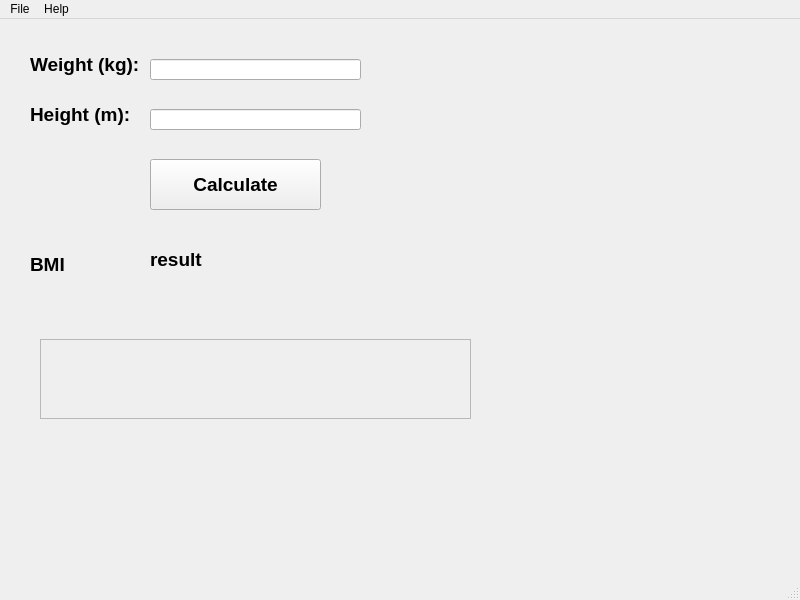
<?xml version="1.0" encoding="UTF-8"?>
<ui version="4.0">
 <class>MainWindow</class>
 <widget class="QMainWindow" name="MainWindow">
  <property name="geometry">
   <rect>
    <x>0</x>
    <y>0</y>
    <width>800</width>
    <height>600</height>
   </rect>
  </property>
  <property name="windowTitle">
   <string>BMI Calculator</string>
  </property>
  <widget class="QWidget" name="centralwidget">
   <widget class="QLabel" name="label">
    <property name="geometry">
     <rect>
      <x>30</x>
      <y>30</y>
      <width>111</width>
      <height>31</height>
     </rect>
    </property>
    <property name="font">
     <font>
      <pointsize>14</pointsize>
      <bold>true</bold>
     </font>
    </property>
    <property name="text">
     <string>Weight (kg):</string>
    </property>
   </widget>
   <widget class="QLabel" name="label_2">
    <property name="geometry">
     <rect>
      <x>30</x>
      <y>80</y>
      <width>101</width>
      <height>31</height>
     </rect>
    </property>
    <property name="font">
     <font>
      <pointsize>14</pointsize>
      <bold>true</bold>
     </font>
    </property>
    <property name="text">
     <string>Height (m):</string>
    </property>
   </widget>
   <widget class="QLineEdit" name="weightEdit">
    <property name="geometry">
     <rect>
      <x>150</x>
      <y>40</y>
      <width>211</width>
      <height>21</height>
     </rect>
    </property>
    <property name="font">
     <font>
      <pointsize>14</pointsize>
      <bold>true</bold>
     </font>
    </property>
   </widget>
   <widget class="QLineEdit" name="heightEdit">
    <property name="geometry">
     <rect>
      <x>150</x>
      <y>90</y>
      <width>211</width>
      <height>21</height>
     </rect>
    </property>
    <property name="font">
     <font>
      <pointsize>14</pointsize>
      <bold>true</bold>
     </font>
    </property>
   </widget>
   <widget class="QLabel" name="label_3">
    <property name="geometry">
     <rect>
      <x>30</x>
      <y>230</y>
      <width>91</width>
      <height>31</height>
     </rect>
    </property>
    <property name="font">
     <font>
      <pointsize>14</pointsize>
      <bold>true</bold>
     </font>
    </property>
    <property name="text">
     <string>BMI</string>
    </property>
   </widget>
   <widget class="QPushButton" name="bmiButton">
    <property name="geometry">
     <rect>
      <x>150</x>
      <y>140</y>
      <width>171</width>
      <height>51</height>
     </rect>
    </property>
    <property name="font">
     <font>
      <pointsize>14</pointsize>
      <bold>true</bold>
     </font>
    </property>
    <property name="text">
     <string>Calculate</string>
    </property>
   </widget>
   <widget class="QLabel" name="result">
    <property name="geometry">
     <rect>
      <x>150</x>
      <y>220</y>
      <width>291</width>
      <height>41</height>
     </rect>
    </property>
    <property name="font">
     <font>
      <pointsize>14</pointsize>
      <bold>true</bold>
     </font>
    </property>
    <property name="text">
     <string>result</string>
    </property>
   </widget>
   <widget class="QFrame" name="status_frame">
    <property name="geometry">
     <rect>
      <x>40</x>
      <y>320</y>
      <width>431</width>
      <height>80</height>
     </rect>
    </property>
    <property name="frameShape">
     <enum>QFrame::StyledPanel</enum>
    </property>
    <property name="frameShadow">
     <enum>QFrame::Raised</enum>
    </property>
   </widget>
  </widget>
  <widget class="QStatusBar" name="statusbar"/>
  <widget class="QMenuBar" name="menuBar">
   <property name="geometry">
    <rect>
     <x>0</x>
     <y>0</y>
     <width>800</width>
     <height>22</height>
    </rect>
   </property>
   <widget class="QMenu" name="menuFile">
    <property name="title">
     <string>File</string>
    </property>
    <addaction name="actionExti"/>
    <addaction name="actionClear"/>
   </widget>
   <widget class="QMenu" name="menuHelp">
    <property name="title">
     <string>Help</string>
    </property>
    <addaction name="actionHow_to_Use"/>
   </widget>
   <addaction name="menuFile"/>
   <addaction name="menuHelp"/>
  </widget>
  <action name="actionPaste">
   <property name="text">
    <string>Paste</string>
   </property>
  </action>
  <action name="actionNew">
   <property name="text">
    <string>New</string>
   </property>
   <property name="statusTip">
    <string>Create a new file</string>
   </property>
   <property name="shortcut">
    <string>Ctrl+N</string>
   </property>
  </action>
  <action name="actionSave">
   <property name="text">
    <string>Save</string>
   </property>
   <property name="statusTip">
    <string>Save a file</string>
   </property>
  </action>
  <action name="actionCopy">
   <property name="text">
    <string>Copy </string>
   </property>
   <property name="statusTip">
    <string>Copy a file</string>
   </property>
   <property name="shortcut">
    <string>Ctrl+C</string>
   </property>
  </action>
  <action name="actionPaste_2">
   <property name="text">
    <string>Paste</string>
   </property>
   <property name="statusTip">
    <string>Paste a file</string>
   </property>
   <property name="shortcut">
    <string>Ctrl+V</string>
   </property>
  </action>
  <action name="actionExti">
   <property name="text">
    <string>Exit</string>
   </property>
  </action>
  <action name="actionClear">
   <property name="text">
    <string>Clear</string>
   </property>
  </action>
  <action name="actionHow_to_Use">
   <property name="text">
    <string>How to Use</string>
   </property>
  </action>
 </widget>
 <resources/>
 <connections/>
</ui>
